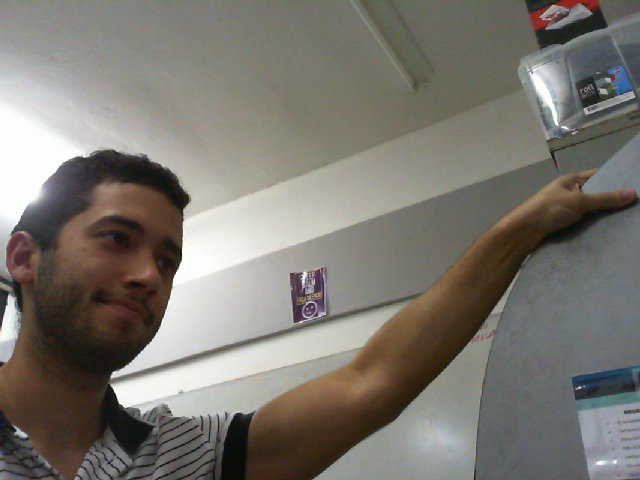
//> input picture Manipulação de Histogramas/foto1.png, 640 x 480 px, given in place of the camera
$ ./Equalizacao   (built with g++ and OpenCV 4)
//> lines starting //> are read from the running program, lines starting //| are printed output that depends on the picture; after the words box and inside, x2 and y2 are one past the last pixel; in counts of white or black regions, pixels touching at a corner belong together
#include <iostream>
#include <opencv2/opencv.hpp>

using namespace cv;
using namespace std;

int main(int argc, char** argv){
  Mat image, cinza(256,256,CV_8U), equalized(256,256,CV_8U);
  int width, height;
  VideoCapture cap;
 // vector<Mat> planes;
  Mat histC(64,64,CV_8U), equa(64,64,CV_8U);
  int nbins = 64, channel = 0;
  float range[] = {0, 256};
  const float *histrange = { range };
  bool uniform = true;
  bool acummulate = false;

  cap.open(0);

  if(!cap.isOpened()){
    cout << "cameras indisponiveis" << endl;
    return -1;
  }

  width  = cap.get(CV_CAP_PROP_FRAME_WIDTH);
  height = cap.get(CV_CAP_PROP_FRAME_HEIGHT);

  cout << "largura = " << width << endl;
  cout << "altura  = " << height << endl;

  int histw = nbins, histh = nbins/2;
  Mat histImgC(histh, histw, CV_8U, Scalar(0));
  Mat histEquC(histh, histw, CV_8U, Scalar(0));

  namedWindow("Histograma",WINDOW_AUTOSIZE);

  while(waitKey(30)!=32){
//> the Esc key is pressed
    cap >> image;
//> image is the input picture: 480 rows x 640 cols, CV_8UC3; mean B, G, R 112.5, 119.6, 123.5
	cvtColor(image,cinza,CV_BGR2GRAY);
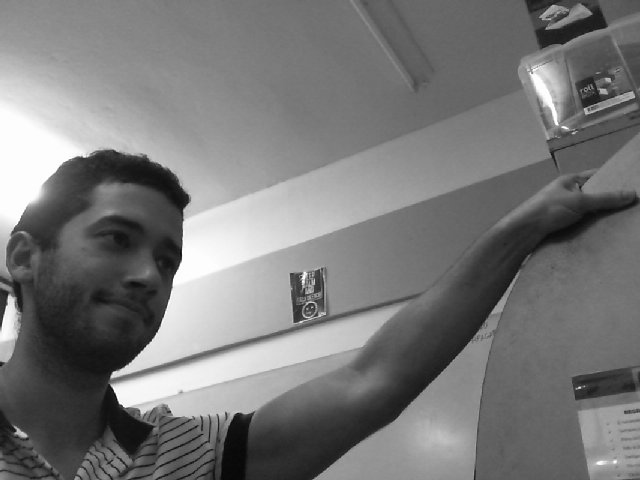
//> cinza: 480 rows x 640 cols, CV_8UC1; min 5, max 255, mean 120

	equalizeHist(cinza, equalized);
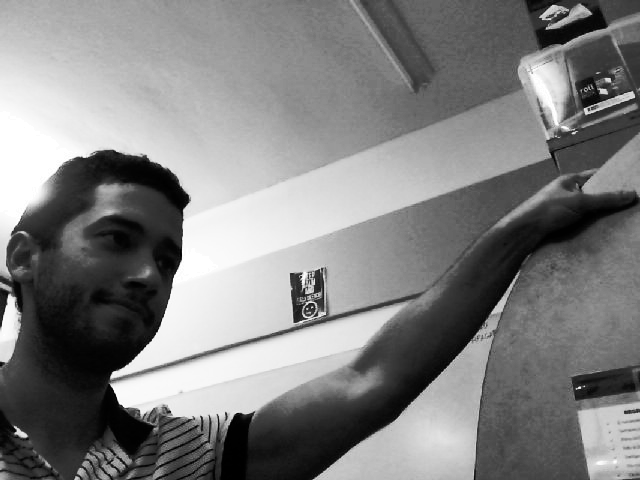
//> equalized: 480 rows x 640 cols, CV_8UC1; min 0, max 255, mean 128.3

	calcHist(&cinza,1,0,Mat(),histC,1,&nbins,&histrange,uniform,acummulate);  //Histograma para imagem cinza normal
//> histC = 64 values, max 16463 at index 25, min 0 at index 0, mean 4800
	normalize(histC, histC, 0, histImgC.rows, NORM_MINMAX, -1, Mat());
//> histC = 64 values, max 32 at index 25, min 0 at index 0, mean 9.33
  	histImgC.setTo(Scalar(0));

	calcHist(&equalized,1,0,Mat(),equa,1,&nbins,&histrange,uniform,acummulate); //Histograma para imagem cinza equalizada
//> equa = 64 values, max 8801 at index 23, min 2729 at index 28, mean 4800
	normalize(equa, equa, 0, histImgC.rows, NORM_MINMAX, -1, Mat());
//> equa = 64 values, max 32 at index 23, min 0 at index 28, mean 10.91
  	histEquC.setTo(Scalar(0));

	for(int i=0; i<nbins; i++){
      line(histImgC,
           Point(i, histh),
           Point(i, histh-cvRound(histC.at<float>(i))),
           Scalar(255), 1, 8, 0);
    }
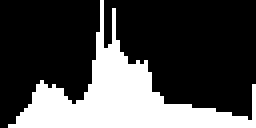
//> histImgC: 32 rows x 64 cols, CV_8UC1 (shown 4 times larger); 29.2% white; 1 white region, box (x1, y1, x2, y2) and area: (2, 0, 64, 32) 597

	histImgC.copyTo(cinza(Rect(0, 0,nbins, histh)));
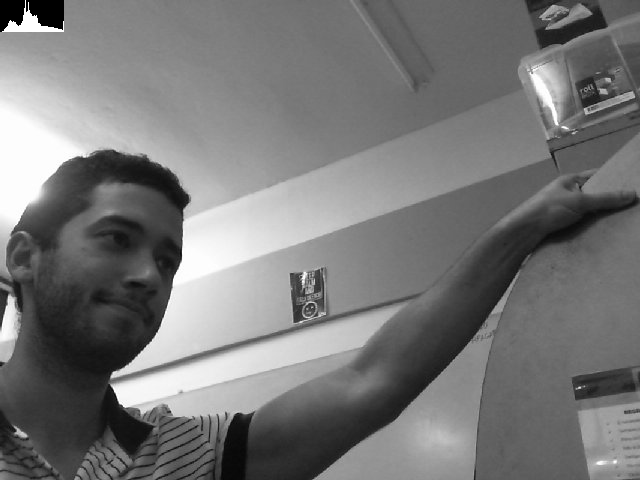
//> cinza: 480 rows x 640 cols, CV_8UC1; 0.67% of pixels changed, all inside (x1, y1, x2, y2) = (0, 0, 64, 32)
	imshow("Histograma", cinza);

	for(int i=0; i<nbins; i++){
      line(histEquC,
           Point(i, histh),
           Point(i, histh-cvRound(equa.at<float>(i))),
           Scalar(255), 1, 8, 0);
    }
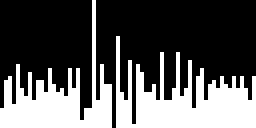
//> histEquC: 32 rows x 64 cols, CV_8UC1 (shown 4 times larger); 34.1% white; 2 white regions, box (x1, y1, x2, y2) and area: (29, 9, 64, 32) 393, (0, 0, 28, 32) 306

	histEquC.copyTo(equalized(Rect(0, 0,nbins, histh)));
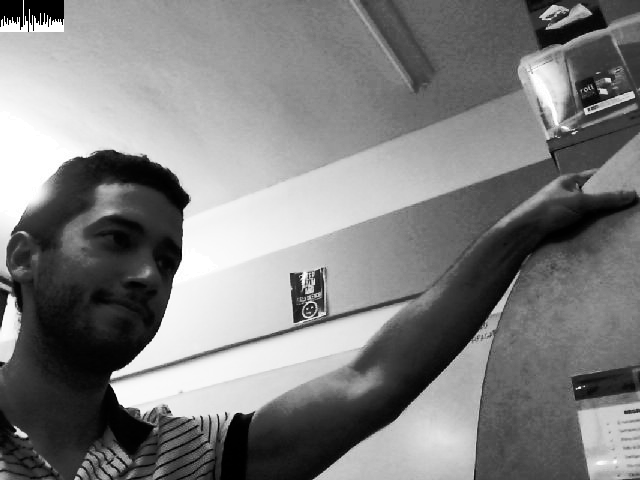
//> equalized: 480 rows x 640 cols, CV_8UC1; 0.67% of pixels changed, all inside (x1, y1, x2, y2) = (0, 0, 64, 32)
     	imshow("Equalizado", equalized);

    imshow("image", image);

  }
  return 0;
}
